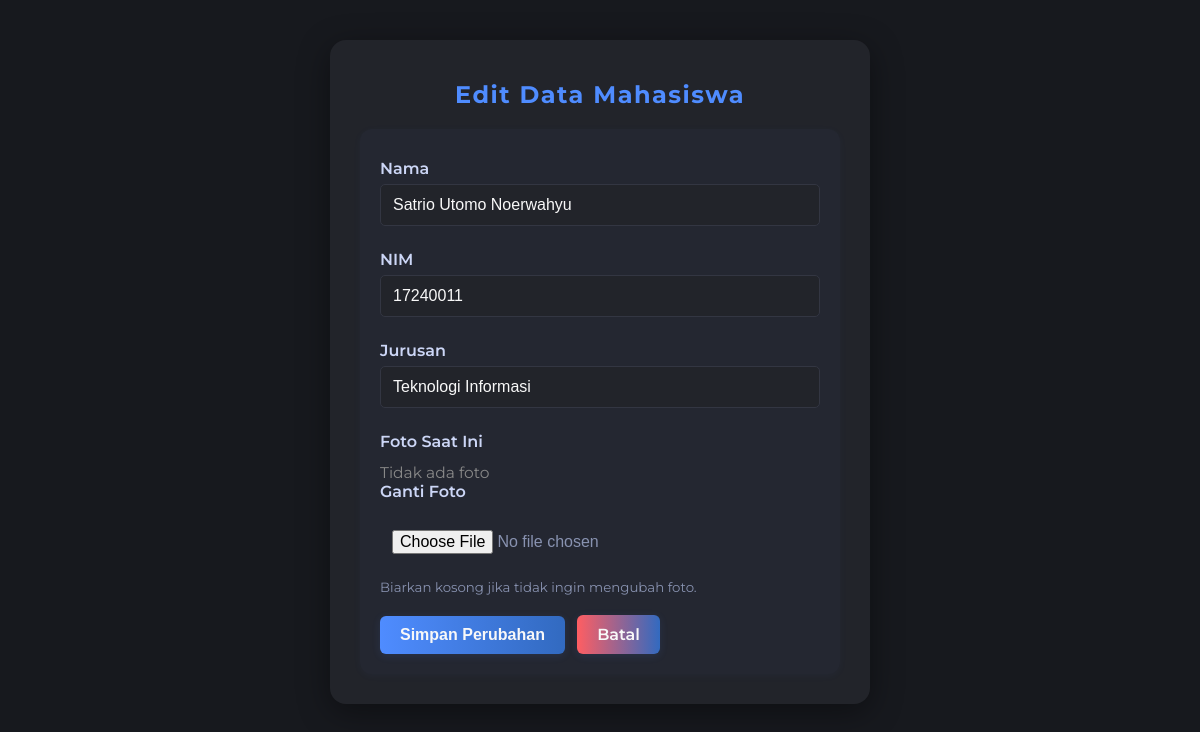
Screenshot of /edit?id=14 (signed in) with the database file from the repository.
### tables this page shows
CREATE TABLE `mahasiswa` (
  `id` int NOT NULL,
  `nama` varchar(255) NOT NULL,
  `nim` varchar(20) NOT NULL,
  `jurusan` varchar(100) DEFAULT NULL,
  `email` varchar(100) DEFAULT NULL,
  `created_at` timestamp NULL DEFAULT CURRENT_TIMESTAMP,
  `updated_at` timestamp NULL DEFAULT NULL ON UPDATE CURRENT_TIMESTAMP,
  `foto` varchar(255) DEFAULT NULL
);

### edit.php (the view, shortened to what this page needs)
<?php
include 'koneksi.php';
$id = $_GET["id"];
$sql = "SELECT * FROM mahasiswa WHERE id=$id";
$result = $conn->query($sql);
?>
<!DOCTYPE html>
<html lang="id">
<head>
</head>
<body>
    <div class="container">
        <h1>Edit Data Mahasiswa</h1>
        <?php
        if ($result->num_rows == 1) {
            $row = $result->fetch_assoc();
        ?>
        <form action="proses_edit.php" method="post" enctype="multipart/form-data">
            <label for="nama">Nama
                <input type="text" id="nama" name="nama" value="<?php echo htmlspecialchars($row["nama"]); ?>" required>
            </label>
            <label for="nim">NIM
                <input type="text" id="nim" name="nim" value="<?php echo htmlspecialchars($row["nim"]); ?>" required>
            </label>
            <label for="jurusan">Jurusan
                <input type="text" id="jurusan" name="jurusan" value="<?php echo htmlspecialchars($row["jurusan"]); ?>"
                    required>
            </label>
            <label for="foto">Foto Saat Ini</label>
            <?php if (!empty($row["foto"]) && file_exists("uploads/" . $row["foto"])): ?>
            <img src='uploads/<?php echo htmlspecialchars($row["foto"]); ?>'
                alt='<?php echo htmlspecialchars($row["nama"]); ?>'>
            <?php else: ?>
            <span style="color:#888;font-size:0.97em;">Tidak ada foto</span>
            <?php endif; ?>
            <label for="foto">Ganti Foto</label>
            <input type="file" id="foto" name="foto">
            <small>Biarkan kosong jika tidak ingin mengubah foto.</small>
            <br><br>
            <input type="submit" value="Simpan Perubahan" class="button">
            <a href="index.php" class="button cancel">Batal</a>
        </form>
        <?php
        } else {
            echo "<p>Data mahasiswa tidak ditemukan.</p>";
        }
        ?>
    </div>
</body>
</html>

### edit.php (style rules this page uses)
:root { --bg-main: #17191e; --bg-accent: #22242a; --bg-card: #242731; --primary: #4f8cff; --primary-alt: #326ac0; --success: #38d39f; --danger: #ff5e62; --warning: #ffc371; --text-main: #f8f8f8; --text-secondary: #ccd6f6; --text-muted: #8892b0; --border: #333642; --shadow: 0 8px 32px rgba(0, 0, 0, 0.4); }
body { font-family: 'Montserrat', Arial, sans-serif; background: var(--bg-main); margin: 0; padding: 0; min-height: 100vh; color: var(--text-main); }
.container { background: var(--bg-accent); margin: 40px auto; padding: 40px 30px 30px 30px; border-radius: 16px; box-shadow: var(--shadow); max-width: 480px; }
header h1, .container h1 { color: var(--primary); letter-spacing: 1.5px; margin: 0 0 20px 0; font-weight: 700; font-size: 1.5em; text-align: center; }
.button, .actions .button, .button.cancel { background: linear-gradient(90deg, var(--primary) 0%, var(--primary-alt) 100%); color: var(--text-main); border: none; border-radius: 6px; padding: 10px 20px; font-size: 1em; font-weight: 600; cursor: pointer; text-decoration: none; margin-right: 8px; transition: background 0.3s, box-shadow 0.2s; box-shadow: 0 2px 8px rgba(79, 140, 255, 0.12); display: inline-block; }
.button.cancel { background: linear-gradient(90deg, var(--danger) 0%, var(--primary-alt) 100%); color: var(--text-main); margin-left: 0; }
form { background: var(--bg-card); border-radius: 12px; padding: 30px 20px 20px 20px; box-shadow: 0 2px 8px rgba(79, 140, 255, 0.04); }
label { display: block; margin-bottom: 12px; font-weight: 600; color: var(--text-secondary); }
input[type="text"], select, input[type="file"] { width: 100%; padding: 11px 12px; margin-top: 6px; margin-bottom: 12px; border: 1px solid var(--border); border-radius: 5px; background: var(--bg-accent); color: var(--text-main); font-size: 1em; box-sizing: border-box; }
input[type="file"] { background: none; color: var(--text-muted); border: none; }
small { color: var(--text-muted); }

### rows the page displays
mahasiswa: nama "Satrio Utomo Noerwahyu", nim "17240011", jurusan "Teknologi Informasi"
